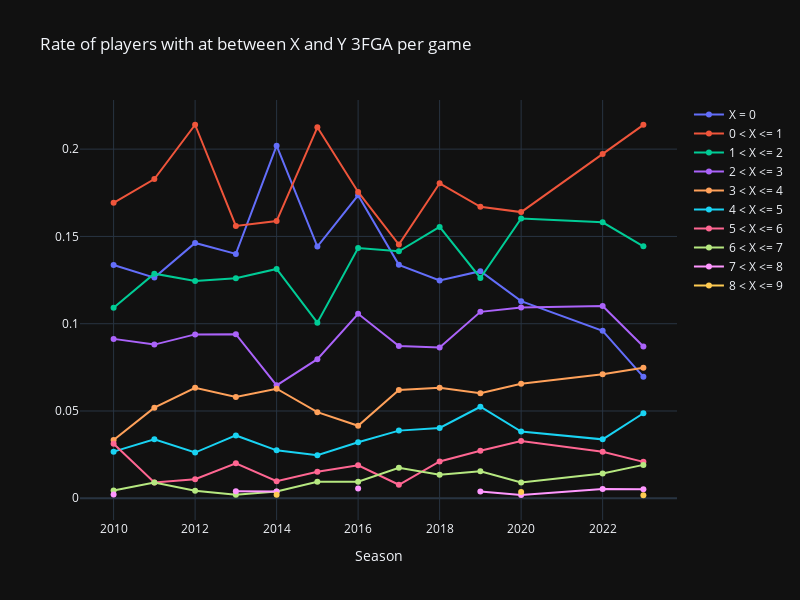

Notebook cell for this chart:
### Markdown cell above
Findings from above:
- number of players taking less than 1 3pt attempt per game as decreased steadily since 2014
- number of players taking >= 1, 2, or 3 3 pt attempts per game has increased since 2014/2015 but plateaued/dipped the last two seasons
- number of players taking >= 4 or >=5 3's per game increased between 2015 and 2019, then plateaued/decreased before increasing again in 2023 season. Likely plateaued because more players are taking threes so they are spread out more between players, then in 2023 les players taking at least 1 or 2 3's per game and more are taking at least 4 or 5 per game

#### Do same thing but with exclusive ranges

### Code cell
#count number of players who took greater than X threes each season
for num_threes in range(0,10):
    #count the number of players in each season who meet criteria above and also took at least num_threes 3pt shots per game
    if num_threes == 0:
        q = """
        SELECT season, count(name)
        FROM players
        NATURAL JOIN player_shooting
        NATURAL JOIN player_info
        WHERE games_played > 0 AND minutes_pgame >= 5 AND fga3 = 0
        GROUP BY season
        ORDER BY season;
        """
        result_threes = read_query(connection, q, None)
    
    else:
        q = """
            SELECT season, count(name)
            FROM players
            NATURAL JOIN player_shooting
            NATURAL JOIN player_info
            WHERE games_played > 0 AND minutes_pgame >= 5 AND fga3 > %s AND fga3 <= %s
            GROUP BY season
            ORDER BY season;
            """
        
        result_threes = read_query(connection, q, [num_threes, num_threes+1])
        
    new_df = pd.DataFrame(result_threes, columns=['Season', num_threes])
    if num_threes == 0:
       df = new_df
    if num_threes > 0:
       df = df.join(new_df.set_index('Season'), on='Season', how='left')
       
    
#count number of players who played in at least 1 game and averaged at least 5 minutes per game
q2 = """
    SELECT season, count(name)
    FROM players
    NATURAL JOIN player_info
    WHERE games_played > 0 AND minutes_pgame >= 5
    GROUP BY season
    ORDER BY season;
    """

result_players = read_query(connection, q2, None)
df_numPlayers = pd.DataFrame(result_players, columns=['Season', 'Count'])

three_count_norm = df[[0,1,2,3,4,5,6,7,8,9]].transpose()/df_numPlayers['Count'].values
three_count_norm.columns = [2010, 2011, 2012, 2013, 2014, 2015, 2016, 2017, 2018, 2019, 2020, 2022, 2023]

plot = go.Figure(data=[
    go.Line(
    name = 'X = 0',
    x = three_count_norm.columns.values,
    y = three_count_norm.iloc[0]
    ),
    go.Line(
    name = '0 < X <= 1',
    x = three_count_norm.columns.values,
    y = three_count_norm.iloc[1]
    ),
    go.Line(
    name = '1 < X <= 2',
    x = three_count_norm.columns.values,
    y = three_count_norm.iloc[2]
    ),
    go.Line(
    name = '2 < X <= 3',
    x = three_count_norm.columns.values,
    y = three_count_norm.iloc[3]
    ),
    go.Line(
    name = '3 < X <= 4',
    x = three_count_norm.columns.values,
    y = three_count_norm.iloc[4]
    ),
    go.Line(
    name = '4 < X <= 5',
    x = three_count_norm.columns.values,
    y = three_count_norm.iloc[5]
    ),
    go.Line(
    name = '5 < X <= 6',
    x = three_count_norm.columns.values,
    y = three_count_norm.iloc[6]
    ),
    go.Line(
    name = '6 < X <= 7',
    x = three_count_norm.columns.values,
    y = three_count_norm.iloc[7]
    ),
    go.Line(
    name = '7 < X <= 8',
    x = three_count_norm.columns.values,
    y = three_count_norm.iloc[8]
    ),
    go.Line(
    name = '8 < X <= 9',
    x = three_count_norm.columns.values,
    y = three_count_norm.iloc[9]
    )],
    layout=go.Layout(
        title="Rate of players with at between X and Y 3FGA per game",
        xaxis_title="Season",
        template="plotly_dark",
        width=800,
        height=600             
                 ))
plot.show()
#save Figure as jpg image
plot.write_image("images/ind_3fga_by_season_excRanges.jpeg")

### Figure 1 — Plotly figure (JSON) as saved in the notebook; plotly's stock layout.template omitted (floating-point values rounded to 4 significant figures)
{"data": [{"name": "X = 0", "type": "scatter", "x": [2010, 2011, 2012, 2013, 2014, 2015, 2016, 2017, 2018, 2019, 2020, 2022, 2023], "y": [0.1336, 0.1264, 0.1463, 0.14, 0.202, 0.1442, 0.1736, 0.1337, 0.1248, 0.1301, 0.1129, 0.09591, 0.06957]}, {"name": "0 < X <= 1", "type": "scatter", "x": [2010, 2011, 2012, 2013, 2014, 2015, 2016, 2017, 2018, 2019, 2020, 2022, 2023], "y": [0.1693, 0.1828, 0.214, 0.156, 0.1588, 0.2125, 0.1755, 0.1453, 0.1804, 0.167, 0.1639, 0.1972, 0.2139]}, {"name": "1 < X <= 2", "type": "scatter", "x": [2010, 2011, 2012, 2013, 2014, 2015, 2016, 2017, 2018, 2019, 2020, 2022, 2023], "y": [0.1091, 0.1287, 0.1245, 0.126, 0.1314, 0.1006, 0.1434, 0.1415, 0.1555, 0.1262, 0.1603, 0.1581, 0.1443]}, {"name": "2 < X <= 3", "type": "scatter", "x": [2010, 2011, 2012, 2013, 2014, 2015, 2016, 2017, 2018, 2019, 2020, 2022, 2023], "y": [0.09131, 0.08804, 0.09389, 0.094, 0.06471, 0.0797, 0.1057, 0.08721, 0.08637, 0.1068, 0.1093, 0.1101, 0.08696]}, {"name": "3 < X <= 4", "type": "scatter", "x": [2010, 2011, 2012, 2013, 2014, 2015, 2016, 2017, 2018, 2019, 2020, 2022, 2023], "y": [0.03341, 0.05192, 0.06332, 0.058, 0.06275, 0.04934, 0.04151, 0.06202, 0.06334, 0.06019, 0.06557, 0.07105, 0.07478]}, {"name": "4 < X <= 5", "type": "scatter", "x": [2010, 2011, 2012, 2013, 2014, 2015, 2016, 2017, 2018, 2019, 2020, 2022, 2023], "y": [0.02673, 0.03386, 0.0262, 0.036, 0.02745, 0.02467, 0.03208, 0.03876, 0.04031, 0.05243, 0.03825, 0.03375, 0.0487]}, {"name": "5 < X <= 6", "type": "scatter", "x": [2010, 2011, 2012, 2013, 2014, 2015, 2016, 2017, 2018, 2019, 2020, 2022, 2023], "y": [0.03118, 0.009029, 0.01092, 0.02, 0.009804, 0.01518, 0.01887, 0.007752, 0.02111, 0.02718, 0.03279, 0.02664, 0.02087]}, {"name": "6 < X <= 7", "type": "scatter", "x": [2010, 2011, 2012, 2013, 2014, 2015, 2016, 2017, 2018, 2019, 2020, 2022, 2023], "y": [0.004454, 0.009029, 0.004367, 0.002, 0.003922, 0.009488, 0.009434, 0.01744, 0.01344, 0.01553, 0.009107, 0.01421, 0.01913]}, {"name": "7 < X <= 8", "type": "scatter", "x": [2010, 2011, 2012, 2013, 2014, 2015, 2016, 2017, 2018, 2019, 2020, 2022, 2023], "y": [0.002227, null, null, 0.004, 0.003922, null, 0.00566, null, null, 0.003883, 0.001821, 0.005329, 0.005217]}, {"name": "8 < X <= 9", "type": "scatter", "x": [2010, 2011, 2012, 2013, 2014, 2015, 2016, 2017, 2018, 2019, 2020, 2022, 2023], "y": [null, null, null, null, 0.001961, null, null, null, null, null, 0.003643, null, 0.001739]}], "layout": {"height": 600, "title": {"text": "Rate of players with at between X and Y 3FGA per game"}, "width": 800, "xaxis": {"title": {"text": "Season"}}}}
